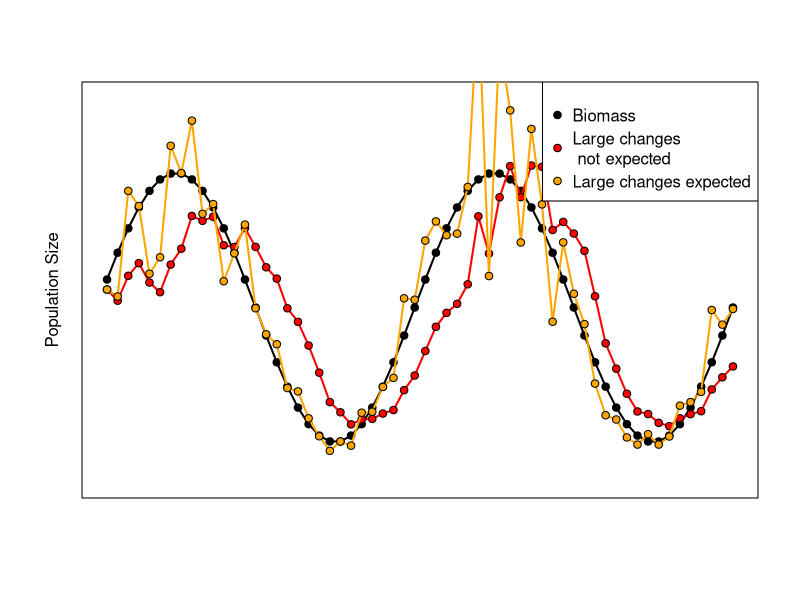

Write the R code that produced this figure.
tau0 <-  0.1
sigma0 <- 0.2
tau1 <- (1/tau0^2+1/sigma0^2)^(-0.5)


amp <- 100
freq <- 15
# get a new random seed
rm(.Random.seed)

seed.index <- runif(1,1,100)
set.seed(seed.index)
timelist <- seq(1,60)
B <- amp + amp/1.3 * sin(pi*timelist/freq)
y <- rep(NA, length(timelist))
E <- rep (NA, length(timelist))
E[1]<-B[1]*exp(rnorm(1,0, sigma0))

for (t in 2:length(timelist)) {
  y[t] <- log (B[t]/E[t-1])
  mu1.tmp <- y[t]*(1-sigma0^2/(tau0^2+sigma0^2))
  E[t] <- E[t-1] * exp(rnorm(1,mu1.tmp,tau1))
}

setwd('/Users/mcsiple/Dropbox/Chapter4-HarvestControlRules/Figures')
plotfilename <- "DelayedDetection.pdf"
pdf(file = plotfilename, height = 8, width = 8,useDingbats = FALSE)

plot(timelist,B, type = "l", lwd = 2, col = "black", xlab = "", ylab = " ", ylim = c(0, 220), axes = F)
box()
mtext(side = 2, text = "Population Size", line = 1)
points(timelist, B, pch=21, bg = "black")
lines(timelist, E, lwd = 2, col = "red")
points(timelist, E, pch=21, bg = "red")


tau0 <-  1000
sigma0 <- 0.2
tau1 <- (1/tau0^2+1/sigma0^2)^(-0.5)


set.seed(seed.index)
y <- rep(NA, length(timelist))
E <- rep (NA, length(timelist))
E[1]<-B[1]*exp(rnorm(1,0, sigma0))

for (t in 2:length(timelist)) {
  y[t] <- log (B[t]/E[t-1])
  mu1.tmp <- y[t]*(1-sigma0^2/(tau0^2+sigma0^2))
  E[t] <- E[t-1] * exp(rnorm(1,mu1.tmp,tau1))
}

lines(timelist, E, lwd = 2, col = "orange")
points(timelist, E, pch=21, bg = "orange")

legend('topright',pch=rep(21,times=3),pt.bg=c('black','red','orange'),legend=c("Biomass","Large changes \n not expected","Large changes expected"))

dev.off()
#system2("open",args=c("-a Skim.app",plotfilename))
